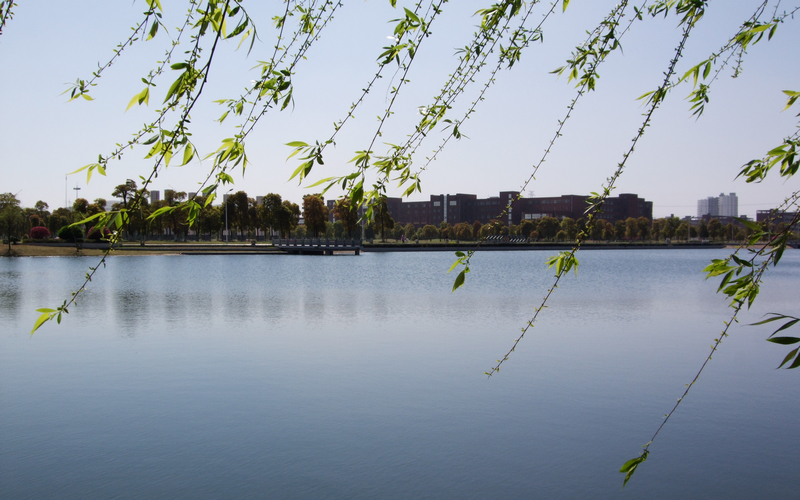
#> input picture Thyroid Maven Webapp/src/main/webapp/images/1.jpg, 800 x 500 px, found by its file name
$ python ROI.py ../images/1.jpg
#> lines starting #> are read from the running program, lines starting #| are printed output that depends on the picture
#coding = utf-8
import cv2
import numpy as np
import sys
# reload(sys)
# sys.setdefaultencoding("utf-8")
if __name__ == '__main__':
    #https://blog.csdn.net/sunshine_in_moon/article/details/51105014   +sys.argv[1]

    image_path ="E:/myeclipseWorkspaces/.metadata/.me_tcat85/webapps/Thyroid/Thyroid_images/1.jpg"
    srcImg = cv2.imread(image_path)
#> srcImg is the input picture: shape (500, 800, 3); mean B, G, R 164.7, 153.9, 144.1
    img_roi_y      = 100
    img_roi_x      = 100
    img_roi_height = 950
    img_roi_width  = 950

    img_roi = srcImg[img_roi_y:(img_roi_y+img_roi_height),img_roi_x:(img_roi_x+img_roi_width)]
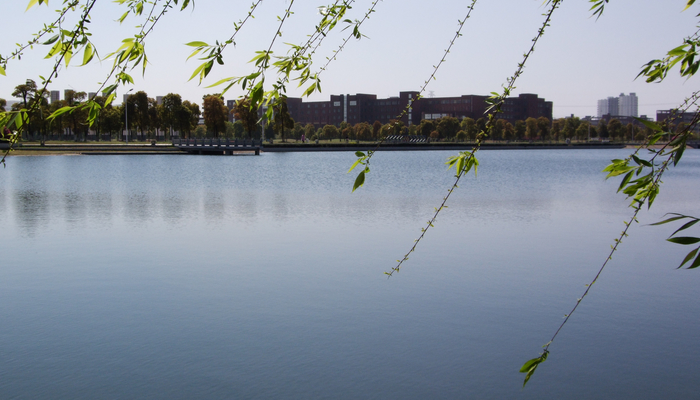
#> img_roi: shape (400, 700, 3); mean B, G, R 154.5, 143.4, 134.2


    cv2.imwrite("E:/myeclipseWorkspaces/.metadata/.me_tcat85/webapps/Thyroid/Thyroid_images/99999999999999999999.jpg" ,img_roi)
    cv2.waitKey(0)
    cv2.destroyAllWindows()

$ run again, with Thyroid Maven Webapp/src/main/webapp/images/0.jpg copied over Thyroid Maven Webapp/src/main/webapp/images/1.jpg
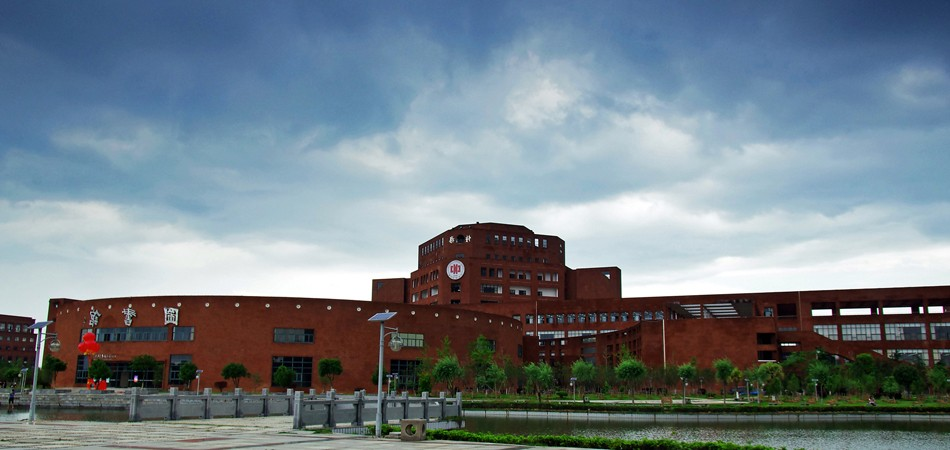
#> input picture Thyroid Maven Webapp/src/main/webapp/images/0.jpg, 950 x 450 px, found by its file name
#> srcImg is the input picture: shape (450, 950, 3); mean B, G, R 137.1, 128, 115.1
#> `img_roi = srcImg[img_roi_y:(img_roi_y+img_roi_height),img_roi_x:(img_r..`:
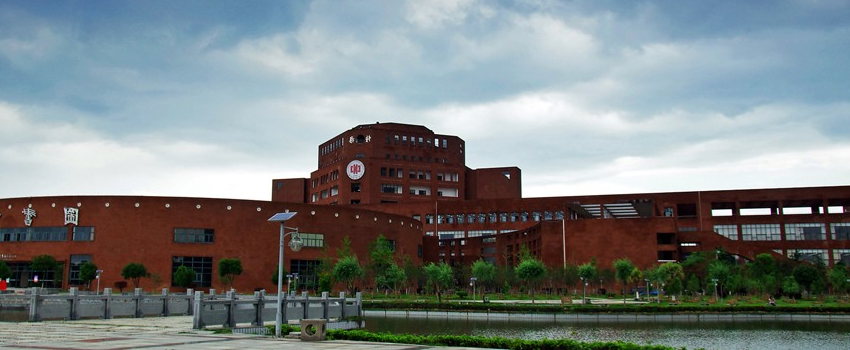
#> img_roi: shape (350, 850, 3); mean B, G, R 130.5, 129.9, 123.1

$ run again, with Thyroid Maven Webapp/src/main/webapp/images/2.jpg copied over Thyroid Maven Webapp/src/main/webapp/images/1.jpg
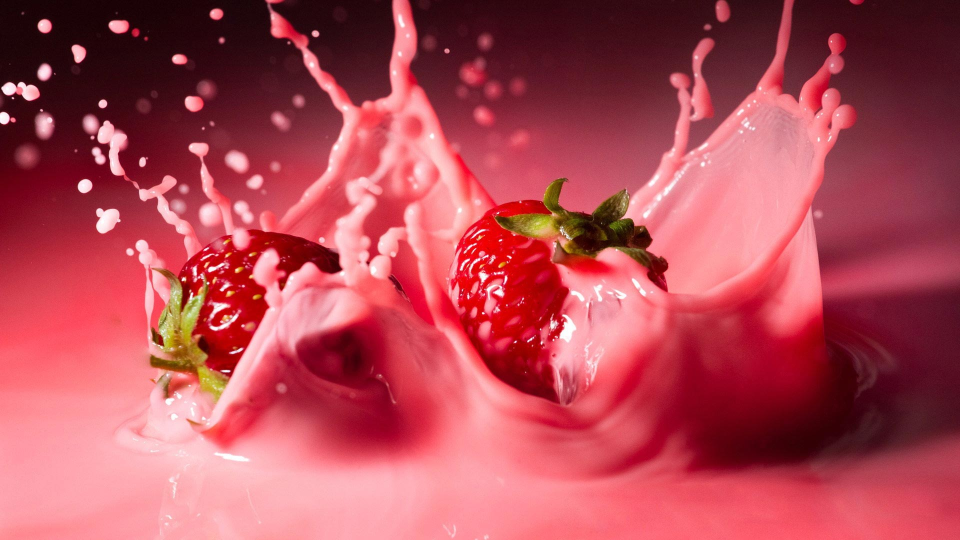
#> input picture Thyroid Maven Webapp/src/main/webapp/images/2.jpg, 1920 x 1080 px, found by its file name (shown at 1/2 size)
#> srcImg is the input picture: shape (1080, 1920, 3); mean B, G, R 86.2, 74.1, 178.2
#> `img_roi = srcImg[img_roi_y:(img_roi_y+img_roi_height),img_roi_x:(img_r..`:
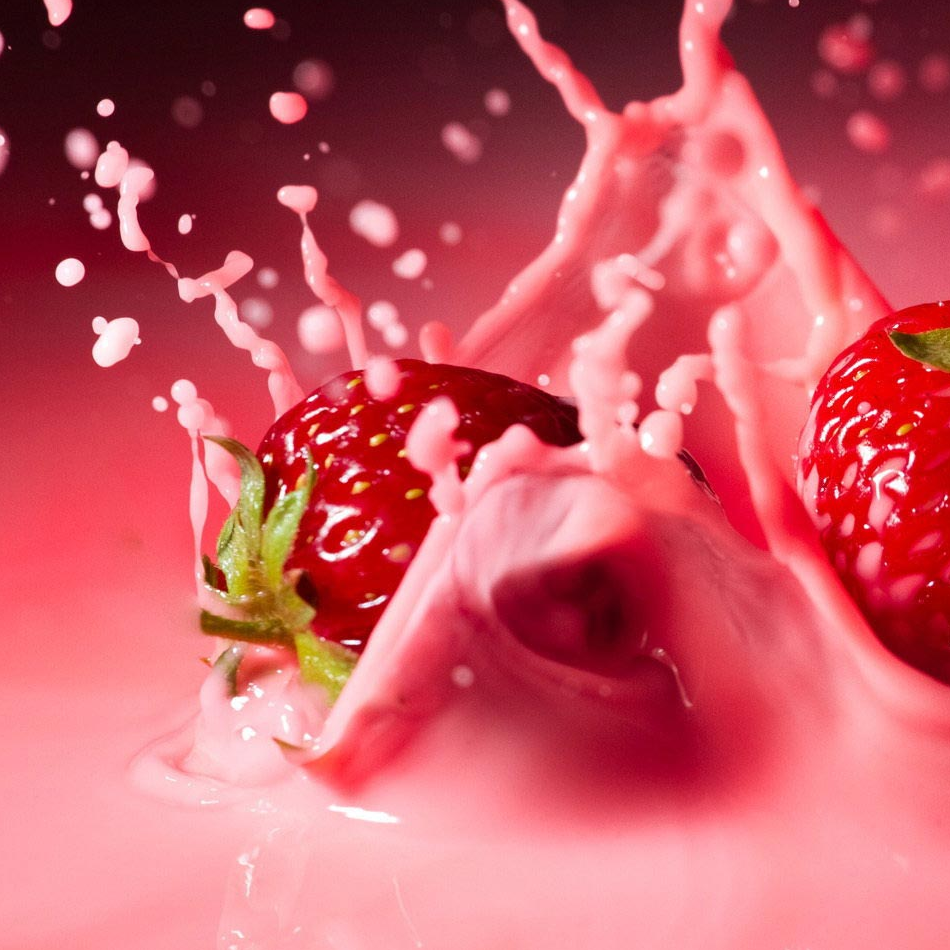
#> img_roi: shape (950, 950, 3); mean B, G, R 101.3, 90.6, 201.7
